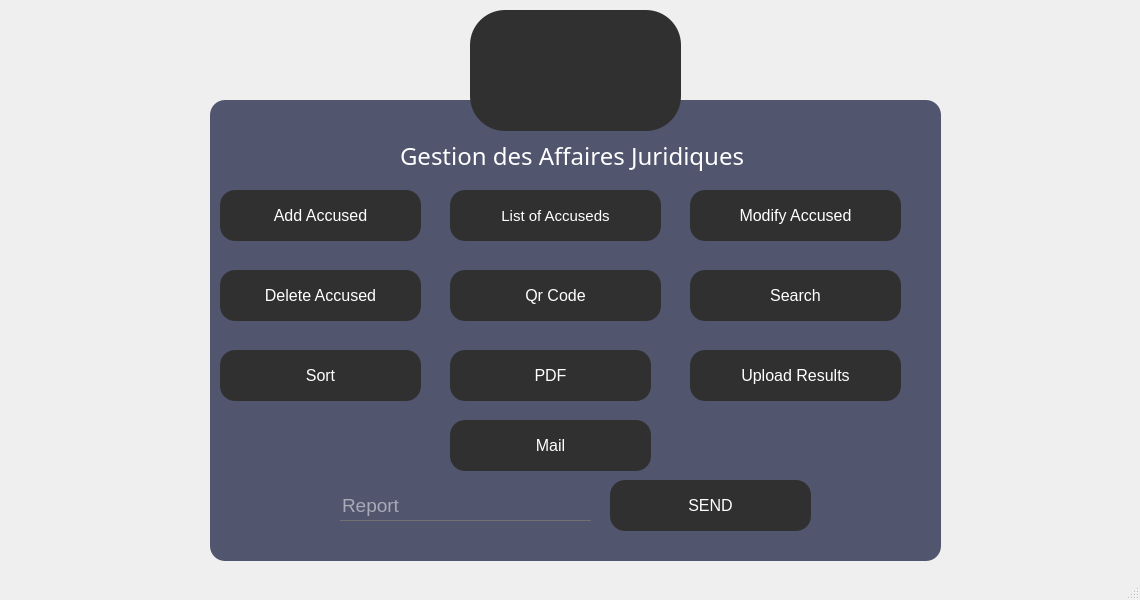
<?xml version="1.0" encoding="UTF-8"?>
<ui version="4.0">
 <class>MainWindow</class>
 <widget class="QMainWindow" name="MainWindow">
  <property name="geometry">
   <rect>
    <x>0</x>
    <y>0</y>
    <width>1140</width>
    <height>600</height>
   </rect>
  </property>
  <property name="windowTitle">
   <string>MainWindow</string>
  </property>
  <property name="styleSheet">
   <string notr="true">*{
    background:url(C:/Users/MAHOX/OneDrive/Desktop/Images_projet/backg.jpg) ;
}</string>
  </property>
  <widget class="QWidget" name="centralwidget">
   <widget class="QPushButton" name="pushButton_15">
    <property name="geometry">
     <rect>
      <x>470</x>
      <y>10</y>
      <width>211</width>
      <height>121</height>
     </rect>
    </property>
    <property name="font">
     <font>
      <pointsize>20</pointsize>
     </font>
    </property>
    <property name="styleSheet">
     <string notr="true">*{
border-radius: 35px;
border-color:white;
background:#303030;
}</string>
    </property>
    <property name="text">
     <string/>
    </property>
    <property name="icon">
     <iconset>
      <normaloff>../../Images_projet/AffLogo.png</normaloff>../../Images_projet/AffLogo.png</iconset>
    </property>
    <property name="iconSize">
     <size>
      <width>90</width>
      <height>90</height>
     </size>
    </property>
   </widget>
   <widget class="QFrame" name="Interface">
    <property name="geometry">
     <rect>
      <x>210</x>
      <y>100</y>
      <width>731</width>
      <height>461</height>
     </rect>
    </property>
    <property name="styleSheet">
     <string notr="true">QFrame
{
	background:#51556e;
    border-radius:15px;
}</string>
    </property>
    <property name="frameShape">
     <enum>QFrame::StyledPanel</enum>
    </property>
    <property name="frameShadow">
     <enum>QFrame::Raised</enum>
    </property>
    <widget class="QLabel" name="label_7">
     <property name="geometry">
      <rect>
       <x>190</x>
       <y>30</y>
       <width>371</width>
       <height>51</height>
      </rect>
     </property>
     <property name="styleSheet">
      <string notr="true">*{
    font-family:century gothic;
    font-size:24px;
	color:white;
}

</string>
     </property>
     <property name="text">
      <string>Gestion des Affaires Juridiques</string>
     </property>
    </widget>
    <widget class="QLabel" name="label_8">
     <property name="geometry">
      <rect>
       <x>380</x>
       <y>450</y>
       <width>231</width>
       <height>171</height>
      </rect>
     </property>
     <property name="text">
      <string/>
     </property>
     <property name="pixmap">
      <pixmap>D:/QTprojet/smart court.png</pixmap>
     </property>
     <property name="scaledContents">
      <bool>true</bool>
     </property>
    </widget>
    <widget class="QLineEdit" name="Report">
     <property name="geometry">
      <rect>
       <x>130</x>
       <y>390</y>
       <width>251</width>
       <height>31</height>
      </rect>
     </property>
     <property name="font">
      <font>
       <pointsize>14</pointsize>
      </font>
     </property>
     <property name="acceptDrops">
      <bool>true</bool>
     </property>
     <property name="styleSheet">
      <string notr="true">*{
background:transparent;
border:none;
color:white;
border-bottom:1px solid #717072;
}</string>
     </property>
     <property name="inputMask">
      <string/>
     </property>
     <property name="text">
      <string/>
     </property>
     <property name="maxLength">
      <number>32767</number>
     </property>
     <property name="placeholderText">
      <string>Report</string>
     </property>
    </widget>
    <widget class="QPushButton" name="ADD_ACC">
     <property name="geometry">
      <rect>
       <x>10</x>
       <y>90</y>
       <width>201</width>
       <height>51</height>
      </rect>
     </property>
     <property name="font">
      <font>
       <pointsize>12</pointsize>
      </font>
     </property>
     <property name="styleSheet">
      <string notr="true">*{
color:white;
border:blue;
border-radius: 15px;
background:#303030;
}

*:hover
{
	color:#303030;
	border-radius:15px;
	background:white
}</string>
     </property>
     <property name="text">
      <string>Add Accused</string>
     </property>
     <property name="icon">
      <iconset>
       <normaloff>../../Images_projet/Add.png</normaloff>../../Images_projet/Add.png</iconset>
     </property>
     <property name="iconSize">
      <size>
       <width>30</width>
       <height>25</height>
      </size>
     </property>
    </widget>
    <widget class="QPushButton" name="DELETE_ACC">
     <property name="geometry">
      <rect>
       <x>10</x>
       <y>170</y>
       <width>201</width>
       <height>51</height>
      </rect>
     </property>
     <property name="font">
      <font>
       <pointsize>12</pointsize>
      </font>
     </property>
     <property name="styleSheet">
      <string notr="true">*{
color:white;
border-radius: 15px;
background:#303030;
}

*:hover
{
	color:#303030;
	border-radius:15px;
	background:white
}</string>
     </property>
     <property name="text">
      <string>Delete Accused</string>
     </property>
     <property name="icon">
      <iconset>
       <normaloff>../../Images_projet/Delete.png</normaloff>../../Images_projet/Delete.png</iconset>
     </property>
    </widget>
    <widget class="QPushButton" name="List_ACC">
     <property name="geometry">
      <rect>
       <x>240</x>
       <y>90</y>
       <width>211</width>
       <height>51</height>
      </rect>
     </property>
     <property name="font">
      <font>
       <pointsize>11</pointsize>
      </font>
     </property>
     <property name="styleSheet">
      <string notr="true">*{
color:white;
border-radius: 15px;
background:#303030;
}

*:hover
{
	color:#303030;
	border-radius:15px;
	background:white
}</string>
     </property>
     <property name="text">
      <string>List of Accuseds</string>
     </property>
     <property name="icon">
      <iconset>
       <normaloff>../../Images_projet/Display.png</normaloff>../../Images_projet/Display.png</iconset>
     </property>
     <property name="iconSize">
      <size>
       <width>30</width>
       <height>25</height>
      </size>
     </property>
    </widget>
    <widget class="QPushButton" name="pushButton_16">
     <property name="geometry">
      <rect>
       <x>400</x>
       <y>380</y>
       <width>201</width>
       <height>51</height>
      </rect>
     </property>
     <property name="font">
      <font>
       <pointsize>12</pointsize>
      </font>
     </property>
     <property name="styleSheet">
      <string notr="true">*{
color:white;
border-radius: 15px;
background:#303030;
}

*:hover
{
	color:#303030;
	border-radius:15px;
	background:white
}</string>
     </property>
     <property name="text">
      <string>SEND</string>
     </property>
     <property name="icon">
      <iconset>
       <normaloff>../../Images_projet/report.png</normaloff>../../Images_projet/report.png</iconset>
     </property>
     <property name="iconSize">
      <size>
       <width>30</width>
       <height>68</height>
      </size>
     </property>
    </widget>
    <widget class="QPushButton" name="MODIFY">
     <property name="geometry">
      <rect>
       <x>480</x>
       <y>90</y>
       <width>211</width>
       <height>51</height>
      </rect>
     </property>
     <property name="font">
      <font>
       <pointsize>12</pointsize>
      </font>
     </property>
     <property name="styleSheet">
      <string notr="true">*{
color:white;
border-radius: 15px;
background:#303030;
}

*:hover
{
	color:#303030;
	border-radius:15px;
	background:white
}</string>
     </property>
     <property name="text">
      <string>Modify Accused</string>
     </property>
     <property name="icon">
      <iconset>
       <normaloff>../../Images_projet/Modify.png</normaloff>../../Images_projet/Modify.png</iconset>
     </property>
     <property name="iconSize">
      <size>
       <width>40</width>
       <height>25</height>
      </size>
     </property>
    </widget>
    <widget class="QPushButton" name="QrCode">
     <property name="geometry">
      <rect>
       <x>240</x>
       <y>170</y>
       <width>211</width>
       <height>51</height>
      </rect>
     </property>
     <property name="font">
      <font>
       <pointsize>12</pointsize>
      </font>
     </property>
     <property name="styleSheet">
      <string notr="true">*{
color:white;
border-radius: 15px;
background:#303030;
}

*:hover
{
	color:#303030;
	border-radius:15px;
	background:white
}</string>
     </property>
     <property name="text">
      <string>Qr Code</string>
     </property>
     <property name="icon">
      <iconset>
       <normaloff>../../Images_projet/Qr code.png</normaloff>../../Images_projet/Qr code.png</iconset>
     </property>
     <property name="iconSize">
      <size>
       <width>50</width>
       <height>25</height>
      </size>
     </property>
    </widget>
    <widget class="QPushButton" name="search">
     <property name="geometry">
      <rect>
       <x>480</x>
       <y>170</y>
       <width>211</width>
       <height>51</height>
      </rect>
     </property>
     <property name="font">
      <font>
       <pointsize>12</pointsize>
      </font>
     </property>
     <property name="styleSheet">
      <string notr="true">*{
color:white;
border-radius: 15px;
background:#303030;
}

*:hover
{
	color:#303030;
	border-radius:15px;
	background:white
}</string>
     </property>
     <property name="text">
      <string>Search</string>
     </property>
     <property name="icon">
      <iconset>
       <normaloff>../../Images_projet/srch.png</normaloff>../../Images_projet/srch.png</iconset>
     </property>
     <property name="iconSize">
      <size>
       <width>80</width>
       <height>25</height>
      </size>
     </property>
    </widget>
    <widget class="QPushButton" name="Sort">
     <property name="geometry">
      <rect>
       <x>10</x>
       <y>250</y>
       <width>201</width>
       <height>51</height>
      </rect>
     </property>
     <property name="font">
      <font>
       <pointsize>12</pointsize>
      </font>
     </property>
     <property name="styleSheet">
      <string notr="true">*{
color:white;
border-radius: 15px;
background:#303030;
}

*:hover
{
	color:#303030;
	border-radius:15px;
	background:white
}</string>
     </property>
     <property name="text">
      <string>Sort</string>
     </property>
     <property name="icon">
      <iconset>
       <normaloff>../../Images_projet/tri.png</normaloff>../../Images_projet/tri.png</iconset>
     </property>
     <property name="iconSize">
      <size>
       <width>80</width>
       <height>25</height>
      </size>
     </property>
    </widget>
    <widget class="QPushButton" name="PDF">
     <property name="geometry">
      <rect>
       <x>240</x>
       <y>250</y>
       <width>201</width>
       <height>51</height>
      </rect>
     </property>
     <property name="font">
      <font>
       <pointsize>12</pointsize>
      </font>
     </property>
     <property name="styleSheet">
      <string notr="true">*{
color:white;
border-radius: 15px;
background:#303030;
}

*:hover
{
	color:#303030;
	border-radius:15px;
	background:white
}</string>
     </property>
     <property name="text">
      <string>PDF</string>
     </property>
     <property name="icon">
      <iconset>
       <normaloff>../../Images_projet/pdf.png</normaloff>../../Images_projet/pdf.png</iconset>
     </property>
     <property name="iconSize">
      <size>
       <width>80</width>
       <height>28</height>
      </size>
     </property>
    </widget>
    <widget class="QPushButton" name="RES">
     <property name="geometry">
      <rect>
       <x>480</x>
       <y>250</y>
       <width>211</width>
       <height>51</height>
      </rect>
     </property>
     <property name="font">
      <font>
       <pointsize>12</pointsize>
      </font>
     </property>
     <property name="styleSheet">
      <string notr="true">*{
color:white;
border-radius: 15px;
background:#303030;
}

*:hover
{
	color:#303030;
	border-radius:15px;
	background:white
}</string>
     </property>
     <property name="text">
      <string>Upload Results</string>
     </property>
     <property name="icon">
      <iconset>
       <normaloff>../../Images_projet/upload.png</normaloff>../../Images_projet/upload.png</iconset>
     </property>
     <property name="iconSize">
      <size>
       <width>80</width>
       <height>28</height>
      </size>
     </property>
    </widget>
    <widget class="QPushButton" name="MAIL">
     <property name="geometry">
      <rect>
       <x>240</x>
       <y>320</y>
       <width>201</width>
       <height>51</height>
      </rect>
     </property>
     <property name="font">
      <font>
       <pointsize>12</pointsize>
      </font>
     </property>
     <property name="styleSheet">
      <string notr="true">*{
color:white;
border-radius: 15px;
background:#303030;
}

*:hover
{
	color:#303030;
	border-radius:15px;
	background:white
}</string>
     </property>
     <property name="text">
      <string>Mail</string>
     </property>
     <property name="icon">
      <iconset>
       <normaloff>../../Images_projet/Email.png</normaloff>../../Images_projet/Email.png</iconset>
     </property>
     <property name="iconSize">
      <size>
       <width>68</width>
       <height>68</height>
      </size>
     </property>
    </widget>
   </widget>
   <zorder>Interface</zorder>
   <zorder>pushButton_15</zorder>
  </widget>
  <widget class="QMenuBar" name="menubar">
   <property name="geometry">
    <rect>
     <x>0</x>
     <y>0</y>
     <width>1140</width>
     <height>26</height>
    </rect>
   </property>
  </widget>
  <widget class="QStatusBar" name="statusbar"/>
 </widget>
 <resources/>
 <connections/>
</ui>
